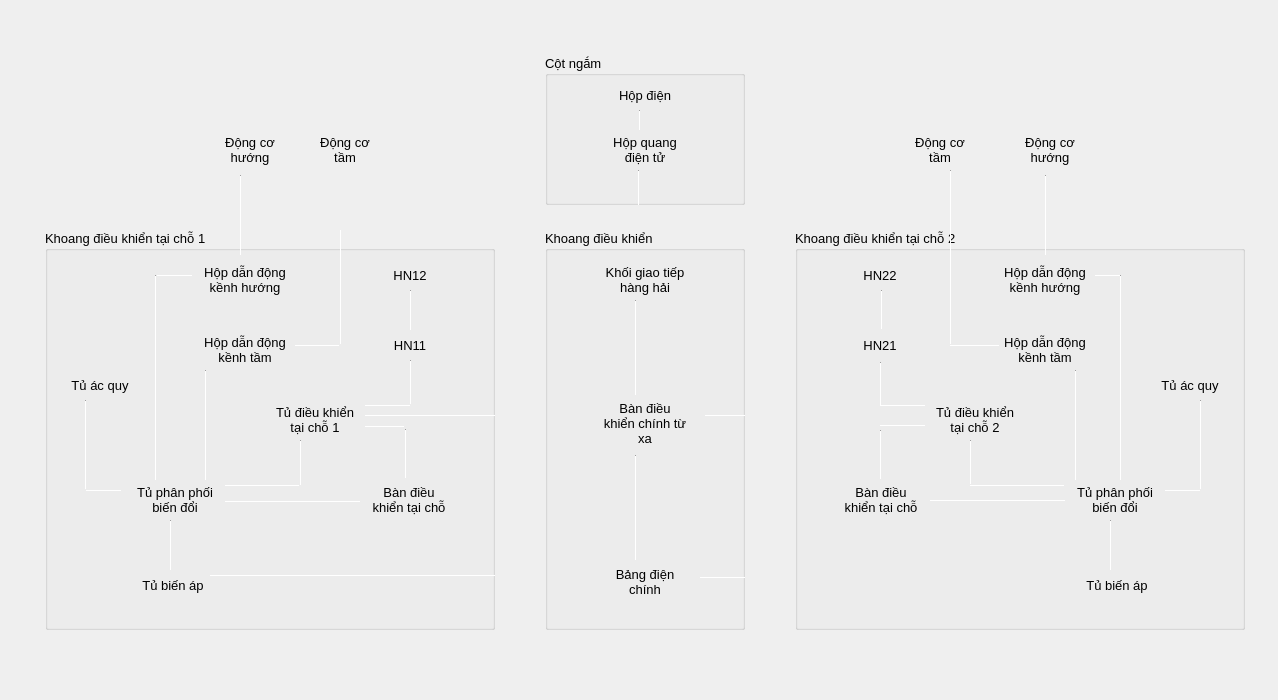
<?xml version="1.0" encoding="UTF-8"?>
<ui version="4.0">
 <class>Form</class>
 <widget class="QWidget" name="Form">
  <property name="geometry">
   <rect>
    <x>0</x>
    <y>0</y>
    <width>1278</width>
    <height>700</height>
   </rect>
  </property>
  <property name="windowTitle">
   <string>Fire Control System Diagram</string>
  </property>
  <widget class="QGroupBox" name="groupBox_sight">
   <property name="geometry">
    <rect>
     <x>545</x>
     <y>55</y>
     <width>200</width>
     <height>150</height>
    </rect>
   </property>
   <property name="font">
    <font>
     <family>Arial</family>
     <pointsize>10</pointsize>
    </font>
   </property>
   <property name="title">
    <string>Cột ngắm</string>
   </property>
   <widget class="QLabel" name="node_hop_dien">
    <property name="geometry">
     <rect>
      <x>65</x>
      <y>25</y>
      <width>70</width>
      <height>30</height>
     </rect>
    </property>
    <property name="font">
     <font>
      <pointsize>10</pointsize>
     </font>
    </property>
        <property name="text">
     <string>Hộp điện</string>
    </property>
    <property name="alignment">
     <set>Qt::AlignCenter</set>
    </property>
   </widget>
   <widget class="QLabel" name="node_hop_quang_dien_tu">
    <property name="geometry">
     <rect>
      <x>45</x>
      <y>75</y>
      <width>110</width>
      <height>40</height>
     </rect>
    </property>
    <property name="font">
     <font>
      <pointsize>10</pointsize>
     </font>
    </property>
        <property name="text">
     <string>Hộp quang
điện tử</string>
    </property>
    <property name="alignment">
     <set>Qt::AlignCenter</set>
    </property>
   </widget>
   <widget class="Line" name="conn">
    <property name="geometry">
     <rect>
      <x>93</x>
      <y>115</y>
      <width>1</width>
      <height>91</height>
     </rect>
    </property>
    <property name="orientation">
     <enum>Qt::Vertical</enum>
    </property>
   </widget>
   <widget class="Line" name="conn_14">
    <property name="geometry">
     <rect>
      <x>94</x>
      <y>55</y>
      <width>1</width>
      <height>21</height>
     </rect>
    </property>
    <property name="orientation">
     <enum>Qt::Vertical</enum>
    </property>
   </widget>
  </widget>
  <widget class="QGroupBox" name="groupBox_left">
   <property name="geometry">
    <rect>
     <x>45</x>
     <y>230</y>
     <width>450</width>
     <height>400</height>
    </rect>
   </property>
   <property name="font">
    <font>
     <family>Arial</family>
     <pointsize>10</pointsize>
    </font>
   </property>
   
   <property name="title">
    <string>Khoang điều khiển tại chỗ 1</string>
   </property>
   <widget class="QLabel" name="node_tu_ac_quy_left">
    <property name="geometry">
     <rect>
      <x>20</x>
      <y>140</y>
      <width>70</width>
      <height>30</height>
     </rect>
    </property>
    <property name="font">
     <font>
      <pointsize>10</pointsize>
     </font>
    </property>
        <property name="text">
     <string>Tủ ác quy</string>
    </property>
    <property name="alignment">
     <set>Qt::AlignCenter</set>
    </property>
   </widget>
   <widget class="QLabel" name="node_tu_phan_phoi_bien_doi_left">
    <property name="geometry">
     <rect>
      <x>80</x>
      <y>250</y>
      <width>100</width>
      <height>40</height>
     </rect>
    </property>
    <property name="font">
     <font>
      <pointsize>10</pointsize>
     </font>
    </property>
        <property name="text">
     <string>Tủ phân phối
biến đổi</string>
    </property>
    <property name="alignment">
     <set>Qt::AlignCenter</set>
    </property>
   </widget>
   <widget class="QLabel" name="node_tu_bien_ap_left">
    <property name="geometry">
     <rect>
      <x>88</x>
      <y>340</y>
      <width>80</width>
      <height>30</height>
     </rect>
    </property>
    <property name="font">
     <font>
      <pointsize>10</pointsize>
     </font>
    </property>
        <property name="text">
     <string>Tủ biến áp</string>
    </property>
    <property name="alignment">
     <set>Qt::AlignCenter</set>
    </property>
   </widget>
   <widget class="QLabel" name="node_hop_dan_dong_kenh_huong_left">
    <property name="geometry">
     <rect>
      <x>150</x>
      <y>30</y>
      <width>100</width>
      <height>40</height>
     </rect>
    </property>
    <property name="font">
     <font>
      <pointsize>10</pointsize>
     </font>
    </property>
        <property name="text">
     <string>Hộp dẫn động
kềnh hướng</string>
    </property>
    <property name="alignment">
     <set>Qt::AlignCenter</set>
    </property>
   </widget>
   <widget class="QLabel" name="node_hop_dan_dong_kenh_tam_left">
    <property name="geometry">
     <rect>
      <x>150</x>
      <y>100</y>
      <width>100</width>
      <height>40</height>
     </rect>
    </property>
    <property name="font">
     <font>
      <pointsize>10</pointsize>
     </font>
    </property>
        <property name="text">
     <string>Hộp dẫn động
kềnh tầm</string>
    </property>
    <property name="alignment">
     <set>Qt::AlignCenter</set>
    </property>
   </widget>
   <widget class="QLabel" name="node_tu_dieu_khien_tai_cho_1">
    <property name="geometry">
     <rect>
      <x>220</x>
      <y>170</y>
      <width>100</width>
      <height>40</height>
     </rect>
    </property>
    <property name="font">
     <font>
      <pointsize>10</pointsize>
     </font>
    </property>
        <property name="text">
     <string>Tủ điều khiển
tại chỗ 1</string>
    </property>
    <property name="alignment">
     <set>Qt::AlignCenter</set>
    </property>
   </widget>
   <widget class="QLabel" name="node_ban_dieu_khien_tai_cho_left">
    <property name="geometry">
     <rect>
      <x>314</x>
      <y>250</y>
      <width>100</width>
      <height>40</height>
     </rect>
    </property>
    <property name="font">
     <font>
      <pointsize>10</pointsize>
     </font>
    </property>
        <property name="text">
     <string>Bàn điều
khiển tại chỗ</string>
    </property>
    <property name="alignment">
     <set>Qt::AlignCenter</set>
    </property>
   </widget>
   <widget class="QLabel" name="node_hn11">
    <property name="geometry">
     <rect>
      <x>335</x>
      <y>100</y>
      <width>60</width>
      <height>30</height>
     </rect>
    </property>
    <property name="font">
     <font>
      <pointsize>10</pointsize>
     </font>
    </property>
        <property name="text">
     <string>HN11</string>
    </property>
    <property name="alignment">
     <set>Qt::AlignCenter</set>
    </property>
   </widget>
   <widget class="QLabel" name="node_hn12">
    <property name="geometry">
     <rect>
      <x>335</x>
      <y>30</y>
      <width>60</width>
      <height>30</height>
     </rect>
    </property>
    <property name="font">
     <font>
      <pointsize>10</pointsize>
     </font>
    </property>
        <property name="text">
     <string>HN12</string>
    </property>
    <property name="alignment">
     <set>Qt::AlignCenter</set>
    </property>
   </widget>
   <widget class="Line" name="conn_6">
    <property name="geometry">
     <rect>
      <x>125</x>
      <y>290</y>
      <width>1</width>
      <height>51</height>
     </rect>
    </property>
    <property name="orientation">
     <enum>Qt::Vertical</enum>
    </property>
   </widget>
   <widget class="Line" name="conn_5">
    <property name="geometry">
     <rect>
      <x>165</x>
      <y>345</y>
      <width>381</width>
      <height>1</height>
     </rect>
    </property>
    <property name="orientation">
     <enum>Qt::Horizontal</enum>
    </property>
   </widget>
   <widget class="Line" name="conn_9">
    <property name="geometry">
     <rect>
      <x>40</x>
      <y>170</y>
      <width>1</width>
      <height>90</height>
     </rect>
    </property>
    <property name="orientation">
     <enum>Qt::Vertical</enum>
    </property>
   </widget>
   <widget class="Line" name="conn_10">
    <property name="geometry">
     <rect>
      <x>41</x>
      <y>260</y>
      <width>36</width>
      <height>1</height>
     </rect>
    </property>
    <property name="orientation">
     <enum>Qt::Horizontal</enum>
    </property>
   </widget>
   <widget class="Line" name="conn_31">
    <property name="geometry">
     <rect>
      <x>180</x>
      <y>271</y>
      <width>136</width>
      <height>1</height>
     </rect>
    </property>
    <property name="orientation">
     <enum>Qt::Horizontal</enum>
    </property>
   </widget>
   <widget class="Line" name="conn_40">
    <property name="geometry">
     <rect>
      <x>320</x>
      <y>185</y>
      <width>221</width>
      <height>1</height>
     </rect>
    </property>
    <property name="orientation">
     <enum>Qt::Horizontal</enum>
    </property>
   </widget>
   <widget class="Line" name="conn_41">
    <property name="geometry">
     <rect>
      <x>320</x>
      <y>175</y>
      <width>46</width>
      <height>1</height>
     </rect>
    </property>
    <property name="orientation">
     <enum>Qt::Horizontal</enum>
    </property>
   </widget>
   <widget class="Line" name="conn_42">
    <property name="geometry">
     <rect>
      <x>365</x>
      <y>130</y>
      <width>1</width>
      <height>45</height>
     </rect>
    </property>
    <property name="orientation">
     <enum>Qt::Vertical</enum>
    </property>
   </widget>
   <widget class="Line" name="conn_12">
    <property name="geometry">
     <rect>
      <x>365</x>
      <y>60</y>
      <width>1</width>
      <height>41</height>
     </rect>
    </property>
    <property name="orientation">
     <enum>Qt::Vertical</enum>
    </property>
   </widget>
   <widget class="Line" name="conn_32">
    <property name="geometry">
     <rect>
      <x>160</x>
      <y>140</y>
      <width>1</width>
      <height>111</height>
     </rect>
    </property>
    <property name="orientation">
     <enum>Qt::Vertical</enum>
    </property>
   </widget>
   <widget class="Line" name="conn_33">
    <property name="geometry">
     <rect>
      <x>180</x>
      <y>255</y>
      <width>75</width>
      <height>1</height>
     </rect>
    </property>
    <property name="orientation">
     <enum>Qt::Horizontal</enum>
    </property>
   </widget>
   <widget class="Line" name="conn_15">
    <property name="geometry">
     <rect>
      <x>255</x>
      <y>210</y>
      <width>1</width>
      <height>46</height>
     </rect>
    </property>
    <property name="orientation">
     <enum>Qt::Vertical</enum>
    </property>
   </widget>
   <widget class="Line" name="conn_34">
    <property name="geometry">
     <rect>
      <x>110</x>
      <y>45</y>
      <width>1</width>
      <height>206</height>
     </rect>
    </property>
    <property name="orientation">
     <enum>Qt::Vertical</enum>
    </property>
   </widget>
   <widget class="Line" name="conn_35">
    <property name="geometry">
     <rect>
      <x>112</x>
      <y>45</y>
      <width>36</width>
      <height>1</height>
     </rect>
    </property>
    <property name="orientation">
     <enum>Qt::Horizontal</enum>
    </property>
   </widget>
   <widget class="Line" name="conn_36">
    <property name="geometry">
     <rect>
      <x>320</x>
      <y>196</y>
      <width>40</width>
      <height>1</height>
     </rect>
    </property>
    <property name="orientation">
     <enum>Qt::Horizontal</enum>
    </property>
   </widget>
   <widget class="Line" name="conn_37">
    <property name="geometry">
     <rect>
      <x>360</x>
      <y>199</y>
      <width>1</width>
      <height>50</height>
     </rect>
    </property>
    <property name="orientation">
     <enum>Qt::Vertical</enum>
    </property>
   </widget>
   <widget class="Line" name="conn_38">
    <property name="geometry">
     <rect>
      <x>250</x>
      <y>115</y>
      <width>45</width>
      <height>1</height>
     </rect>
    </property>
    <property name="orientation">
     <enum>Qt::Horizontal</enum>
    </property>
   </widget>
   <widget class="Line" name="conn_39">
    <property name="geometry">
     <rect>
      <x>295</x>
      <y>-60</y>
      <width>1</width>
      <height>175</height>
     </rect>
    </property>
    <property name="orientation">
     <enum>Qt::Vertical</enum>
    </property>
   </widget>
  </widget>
  <widget class="QGroupBox" name="groupBox_center">
   <property name="geometry">
    <rect>
     <x>545</x>
     <y>230</y>
     <width>200</width>
     <height>400</height>
    </rect>
   </property>
   <property name="font">
    <font>
     <family>Arial</family>
     <pointsize>10</pointsize>
    </font>
   </property>
   
   <property name="title">
    <string>Khoang điều khiển</string>
   </property>
   <widget class="QLabel" name="node_khoi_giao_tiep_hang_hai">
    <property name="geometry">
     <rect>
      <x>45</x>
      <y>30</y>
      <width>110</width>
      <height>40</height>
     </rect>
    </property>
    <property name="font">
     <font>
      <pointsize>10</pointsize>
     </font>
    </property>
        <property name="text">
     <string>Khối giao tiếp
hàng hải</string>
    </property>
    <property name="alignment">
     <set>Qt::AlignCenter</set>
    </property>
   </widget>
   <widget class="QLabel" name="node_ban_dieu_khien_chinh_tu_xa">
    <property name="geometry">
     <rect>
      <x>40</x>
      <y>163</y>
      <width>120</width>
      <height>60</height>
     </rect>
    </property>
    <property name="font">
     <font>
      <pointsize>10</pointsize>
     </font>
    </property>
        <property name="text">
     <string>Bàn điều
khiển chính từ
xa</string>
    </property>
    <property name="alignment">
     <set>Qt::AlignCenter</set>
    </property>
   </widget>
   <widget class="QLabel" name="node_bang_dien_chinh">
    <property name="geometry">
     <rect>
      <x>45</x>
      <y>332</y>
      <width>110</width>
      <height>40</height>
     </rect>
    </property>
    <property name="font">
     <font>
      <pointsize>10</pointsize>
     </font>
    </property>
        <property name="text">
     <string>Bảng điện
chính</string>
    </property>
    <property name="alignment">
     <set>Qt::AlignCenter</set>
    </property>
   </widget>
   <widget class="Line" name="conn_2">
    <property name="geometry">
     <rect>
      <x>90</x>
      <y>70</y>
      <width>1</width>
      <height>96</height>
     </rect>
    </property>
    <property name="orientation">
     <enum>Qt::Vertical</enum>
    </property>
   </widget>
   <widget class="Line" name="conn_3">
    <property name="geometry">
     <rect>
      <x>90</x>
      <y>225</y>
      <width>1</width>
      <height>106</height>
     </rect>
    </property>
    <property name="orientation">
     <enum>Qt::Vertical</enum>
    </property>
   </widget>
   <widget class="Line" name="conn_4">
    <property name="geometry">
     <rect>
      <x>155</x>
      <y>347</y>
      <width>376</width>
      <height>1</height>
     </rect>
    </property>
    <property name="orientation">
     <enum>Qt::Horizontal</enum>
    </property>
   </widget>
   <widget class="Line" name="conn_30">
    <property name="geometry">
     <rect>
      <x>160</x>
      <y>185</y>
      <width>216</width>
      <height>1</height>
     </rect>
    </property>
    <property name="orientation">
     <enum>Qt::Horizontal</enum>
    </property>
   </widget>
  </widget>
  <widget class="QGroupBox" name="groupBox_right">
   <property name="geometry">
    <rect>
     <x>795</x>
     <y>230</y>
     <width>450</width>
     <height>400</height>
    </rect>
   </property>
   <property name="font">
    <font>
     <family>Arial</family>
     <pointsize>10</pointsize>
    </font>
   </property>
   
   <property name="title">
    <string>Khoang điều khiển tại chỗ 2</string>
   </property>
   <widget class="QLabel" name="node_tu_ac_quy_right">
    <property name="geometry">
     <rect>
      <x>360</x>
      <y>140</y>
      <width>70</width>
      <height>30</height>
     </rect>
    </property>
    <property name="font">
     <font>
      <pointsize>10</pointsize>
     </font>
    </property>
        <property name="text">
     <string>Tủ ác quy</string>
    </property>
    <property name="alignment">
     <set>Qt::AlignCenter</set>
    </property>
   </widget>
   <widget class="QLabel" name="node_tu_phan_phoi_bien_doi_right">
    <property name="geometry">
     <rect>
      <x>270</x>
      <y>250</y>
      <width>100</width>
      <height>40</height>
     </rect>
    </property>
    <property name="font">
     <font>
      <pointsize>10</pointsize>
     </font>
    </property>
        <property name="text">
     <string>Tủ phân phối
biến đổi</string>
    </property>
    <property name="alignment">
     <set>Qt::AlignCenter</set>
    </property>
   </widget>
   <widget class="QLabel" name="node_tu_bien_ap_right">
    <property name="geometry">
     <rect>
      <x>282</x>
      <y>340</y>
      <width>80</width>
      <height>30</height>
     </rect>
    </property>
    <property name="font">
     <font>
      <pointsize>10</pointsize>
     </font>
    </property>
        <property name="text">
     <string>Tủ biến áp</string>
    </property>
    <property name="alignment">
     <set>Qt::AlignCenter</set>
    </property>
   </widget>
   <widget class="QLabel" name="node_hop_dan_dong_kenh_huong_right">
    <property name="geometry">
     <rect>
      <x>200</x>
      <y>30</y>
      <width>100</width>
      <height>40</height>
     </rect>
    </property>
    <property name="font">
     <font>
      <pointsize>10</pointsize>
     </font>
    </property>
        <property name="text">
     <string>Hộp dẫn động
kềnh hướng</string>
    </property>
    <property name="alignment">
     <set>Qt::AlignCenter</set>
    </property>
   </widget>
   <widget class="QLabel" name="node_hop_dan_dong_kenh_tam_right">
    <property name="geometry">
     <rect>
      <x>200</x>
      <y>100</y>
      <width>100</width>
      <height>40</height>
     </rect>
    </property>
    <property name="font">
     <font>
      <pointsize>10</pointsize>
     </font>
    </property>
        <property name="text">
     <string>Hộp dẫn động
kềnh tầm</string>
    </property>
    <property name="alignment">
     <set>Qt::AlignCenter</set>
    </property>
   </widget>
   <widget class="QLabel" name="node_tu_dieu_khien_tai_cho_2">
    <property name="geometry">
     <rect>
      <x>130</x>
      <y>170</y>
      <width>100</width>
      <height>40</height>
     </rect>
    </property>
    <property name="font">
     <font>
      <pointsize>10</pointsize>
     </font>
    </property>
        <property name="text">
     <string>Tủ điều khiển
tại chỗ 2</string>
    </property>
    <property name="alignment">
     <set>Qt::AlignCenter</set>
    </property>
   </widget>
   <widget class="QLabel" name="node_ban_dieu_khien_tai_cho_right">
    <property name="geometry">
     <rect>
      <x>36</x>
      <y>250</y>
      <width>100</width>
      <height>40</height>
     </rect>
    </property>
    <property name="font">
     <font>
      <pointsize>10</pointsize>
     </font>
    </property>
        <property name="text">
     <string>Bàn điều
khiển tại chỗ</string>
    </property>
    <property name="alignment">
     <set>Qt::AlignCenter</set>
    </property>
   </widget>
   <widget class="QLabel" name="node_hn22">
    <property name="geometry">
     <rect>
      <x>55</x>
      <y>30</y>
      <width>60</width>
      <height>30</height>
     </rect>
    </property>
    <property name="font">
     <font>
      <pointsize>10</pointsize>
     </font>
    </property>
        <property name="text">
     <string>HN22</string>
    </property>
    <property name="alignment">
     <set>Qt::AlignCenter</set>
    </property>
   </widget>
   <widget class="QLabel" name="node_hn21">
    <property name="geometry">
     <rect>
      <x>55</x>
      <y>100</y>
      <width>60</width>
      <height>30</height>
     </rect>
    </property>
    <property name="font">
     <font>
      <pointsize>10</pointsize>
     </font>
    </property>
        <property name="text">
     <string>HN21</string>
    </property>
    <property name="alignment">
     <set>Qt::AlignCenter</set>
    </property>
   </widget>
   <widget class="Line" name="conn_7">
    <property name="geometry">
     <rect>
      <x>315</x>
      <y>290</y>
      <width>1</width>
      <height>51</height>
     </rect>
    </property>
    <property name="orientation">
     <enum>Qt::Vertical</enum>
    </property>
   </widget>
   <widget class="Line" name="conn_8">
    <property name="geometry">
     <rect>
      <x>405</x>
      <y>170</y>
      <width>1</width>
      <height>90</height>
     </rect>
    </property>
    <property name="orientation">
     <enum>Qt::Vertical</enum>
    </property>
   </widget>
   <widget class="Line" name="conn_11">
    <property name="geometry">
     <rect>
      <x>370</x>
      <y>260</y>
      <width>36</width>
      <height>1</height>
     </rect>
    </property>
    <property name="orientation">
     <enum>Qt::Horizontal</enum>
    </property>
   </widget>
   <widget class="Line" name="conn_22">
    <property name="geometry">
     <rect>
      <x>135</x>
      <y>270</y>
      <width>136</width>
      <height>1</height>
     </rect>
    </property>
    <property name="orientation">
     <enum>Qt::Horizontal</enum>
    </property>
   </widget>
   <widget class="Line" name="conn_26">
    <property name="geometry">
     <rect>
      <x>175</x>
      <y>255</y>
      <width>95</width>
      <height>1</height>
     </rect>
    </property>
    <property name="orientation">
     <enum>Qt::Horizontal</enum>
    </property>
   </widget>
   <widget class="Line" name="conn_27">
    <property name="geometry">
     <rect>
      <x>175</x>
      <y>210</y>
      <width>1</width>
      <height>45</height>
     </rect>
    </property>
    <property name="orientation">
     <enum>Qt::Vertical</enum>
    </property>
   </widget>
   <widget class="Line" name="conn_13">
    <property name="geometry">
     <rect>
      <x>86</x>
      <y>60</y>
      <width>1</width>
      <height>40</height>
     </rect>
    </property>
    <property name="orientation">
     <enum>Qt::Vertical</enum>
    </property>
   </widget>
   <widget class="Line" name="conn_28">
    <property name="geometry">
     <rect>
      <x>85</x>
      <y>132</y>
      <width>1</width>
      <height>45</height>
     </rect>
    </property>
    <property name="orientation">
     <enum>Qt::Vertical</enum>
    </property>
   </widget>
   <widget class="Line" name="conn_18">
    <property name="geometry">
     <rect>
      <x>85</x>
      <y>175</y>
      <width>46</width>
      <height>1</height>
     </rect>
    </property>
    <property name="orientation">
     <enum>Qt::Horizontal</enum>
    </property>
   </widget>
   <widget class="Line" name="conn_19">
    <property name="geometry">
     <rect>
      <x>280</x>
      <y>140</y>
      <width>1</width>
      <height>111</height>
     </rect>
    </property>
    <property name="orientation">
     <enum>Qt::Vertical</enum>
    </property>
   </widget>
   <widget class="Line" name="conn_20">
    <property name="geometry">
     <rect>
      <x>325</x>
      <y>45</y>
      <width>1</width>
      <height>206</height>
     </rect>
    </property>
    <property name="orientation">
     <enum>Qt::Vertical</enum>
    </property>
   </widget>
   <widget class="Line" name="conn_21">
    <property name="geometry">
     <rect>
      <x>300</x>
      <y>45</y>
      <width>26</width>
      <height>1</height>
     </rect>
    </property>
    <property name="orientation">
     <enum>Qt::Horizontal</enum>
    </property>
   </widget>
   <widget class="Line" name="conn_23">
    <property name="geometry">
     <rect>
      <x>85</x>
      <y>200</y>
      <width>1</width>
      <height>50</height>
     </rect>
    </property>
    <property name="orientation">
     <enum>Qt::Vertical</enum>
    </property>
   </widget>
   <widget class="Line" name="conn_24">
    <property name="geometry">
     <rect>
      <x>85</x>
      <y>195</y>
      <width>46</width>
      <height>1</height>
     </rect>
    </property>
    <property name="orientation">
     <enum>Qt::Horizontal</enum>
    </property>
   </widget>
   <widget class="Line" name="conn_25">
    <property name="geometry">
     <rect>
      <x>155</x>
      <y>115</y>
      <width>50</width>
      <height>1</height>
     </rect>
    </property>
    <property name="orientation">
     <enum>Qt::Horizontal</enum>
    </property>
   </widget>
  </widget>
  <widget class="QLabel" name="node_dong_co_huong_left">
   <property name="geometry">
    <rect>
     <x>210</x>
     <y>130</y>
     <width>80</width>
     <height>40</height>
    </rect>
   </property>
   <property name="font">
    <font>
     <pointsize>10</pointsize>
    </font>
   </property>
      <property name="text">
    <string>Động cơ
hướng</string>
   </property>
   <property name="alignment">
    <set>Qt::AlignCenter</set>
   </property>
  </widget>
  <widget class="QLabel" name="node_dong_co_tam_left">
   <property name="geometry">
    <rect>
     <x>305</x>
     <y>130</y>
     <width>80</width>
     <height>40</height>
    </rect>
   </property>
   <property name="font">
    <font>
     <pointsize>10</pointsize>
    </font>
   </property>
      <property name="text">
    <string>Động cơ
tầm</string>
   </property>
   <property name="alignment">
    <set>Qt::AlignCenter</set>
   </property>
  </widget>
  <widget class="QLabel" name="node_dong_co_huong_right">
   <property name="geometry">
    <rect>
     <x>1010</x>
     <y>130</y>
     <width>80</width>
     <height>40</height>
    </rect>
   </property>
   <property name="font">
    <font>
     <pointsize>10</pointsize>
    </font>
   </property>
      <property name="text">
    <string>Động cơ
hướng</string>
   </property>
   <property name="alignment">
    <set>Qt::AlignCenter</set>
   </property>
  </widget>
  <widget class="QLabel" name="node_dong_co_tam_right">
   <property name="geometry">
    <rect>
     <x>900</x>
     <y>130</y>
     <width>80</width>
     <height>40</height>
    </rect>
   </property>
   <property name="font">
    <font>
     <pointsize>10</pointsize>
    </font>
   </property>
      <property name="text">
    <string>Động cơ
tầm</string>
   </property>
   <property name="alignment">
    <set>Qt::AlignCenter</set>
   </property>
  </widget>
  <widget class="Line" name="conn_16">
   <property name="geometry">
    <rect>
     <x>240</x>
     <y>175</y>
     <width>1</width>
     <height>81</height>
    </rect>
   </property>
   <property name="orientation">
    <enum>Qt::Vertical</enum>
   </property>
  </widget>
  <widget class="Line" name="conn_17">
   <property name="geometry">
    <rect>
     <x>1045</x>
     <y>175</y>
     <width>1</width>
     <height>81</height>
    </rect>
   </property>
   <property name="orientation">
    <enum>Qt::Vertical</enum>
   </property>
  </widget>
  <widget class="Line" name="conn_29">
   <property name="geometry">
    <rect>
     <x>950</x>
     <y>170</y>
     <width>1</width>
     <height>175</height>
    </rect>
   </property>
   <property name="orientation">
    <enum>Qt::Vertical</enum>
   </property>
  </widget>
 </widget>
 <resources/>
 <connections/>
</ui>
